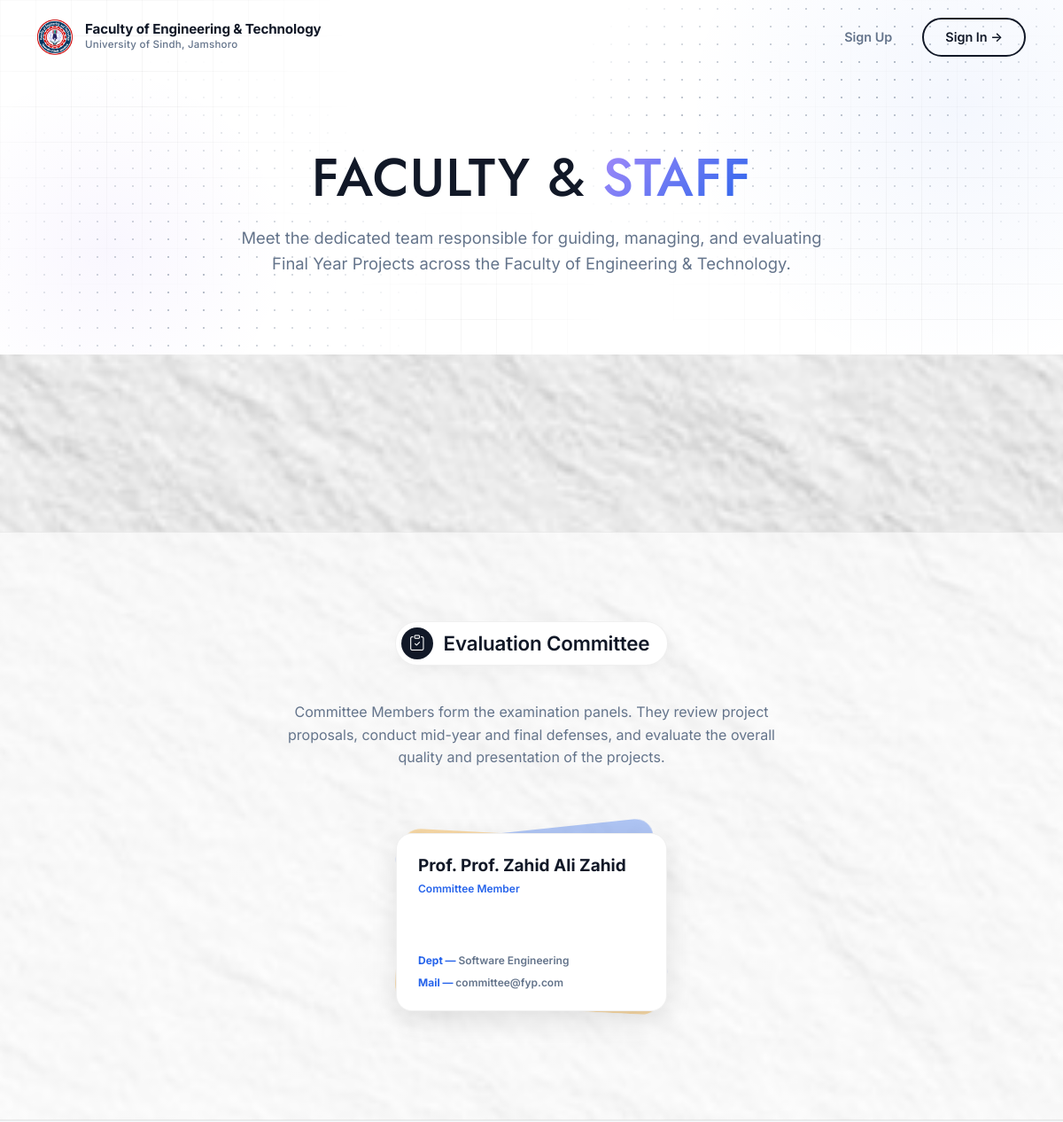
The page /faculty (upper part) on the database as committed earlier.
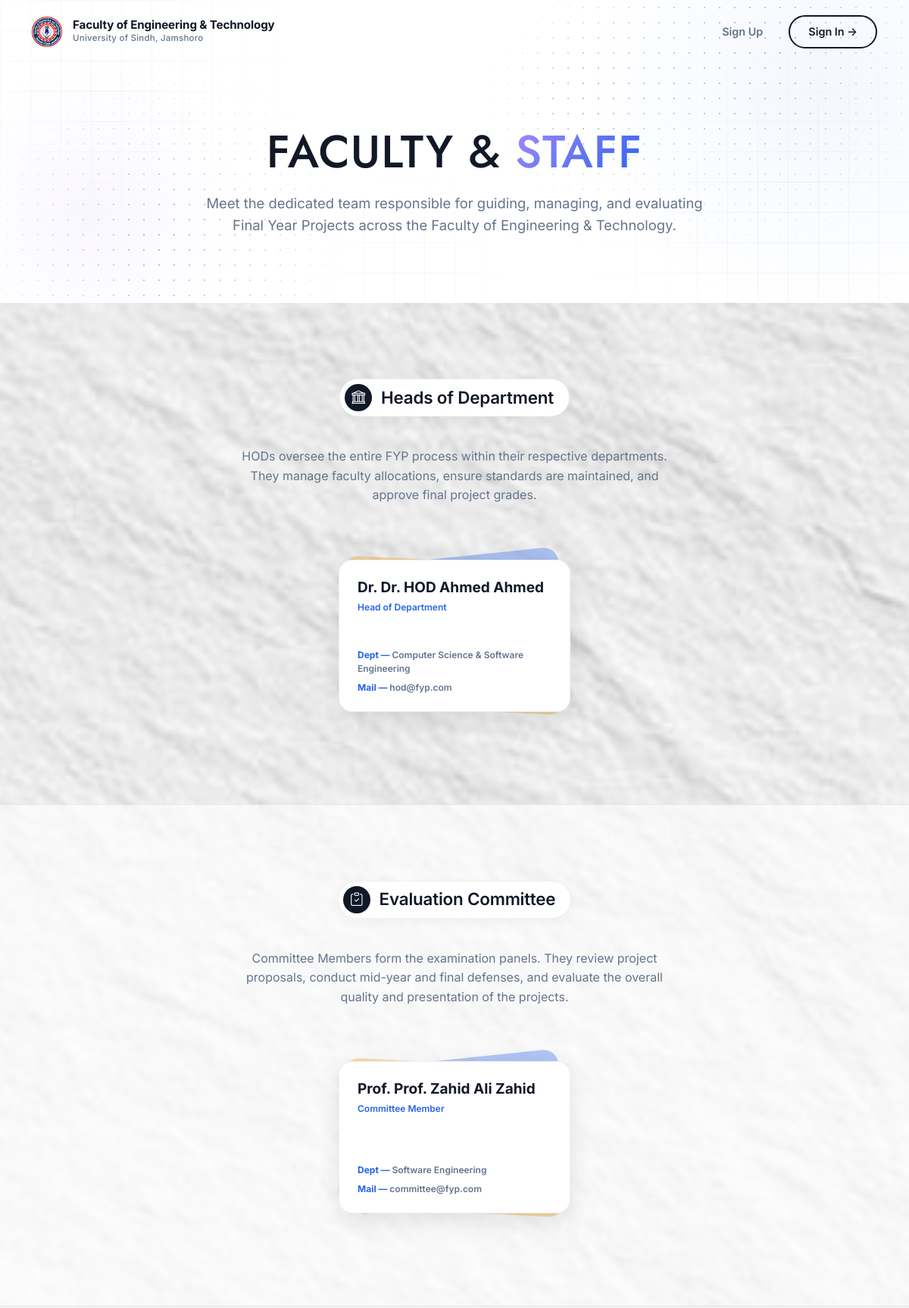
The same page on the database as committed later.
### tables this page shows
CREATE TABLE committees (
    user_id INT PRIMARY KEY,
    name VARCHAR(100) NOT NULL,
    department VARCHAR(100) NOT NULL,
    FOREIGN KEY (user_id) REFERENCES users(id) ON DELETE CASCADE
);

CREATE TABLE profiles (
    user_id INT PRIMARY KEY,
    prefix VARCHAR(10) NOT NULL,
    surname VARCHAR(100) NOT NULL,
    cnic VARCHAR(20) NOT NULL UNIQUE,
    cnic_expiry DATE DEFAULT NULL,
    father_name VARCHAR(100) DEFAULT NULL,
    dob DATE NOT NULL,
    mobile_code VARCHAR(5) NOT NULL,
    mobile_no VARCHAR(15) NOT NULL,
    place_of_birth VARCHAR(100) DEFAULT NULL,
    country VARCHAR(100) DEFAULT NULL,
    province_state VARCHAR(100) DEFAULT NULL,
    district VARCHAR(100) DEFAULT NULL,
    city VARCHAR(100) DEFAULT NULL,
    home_address TEXT NOT NULL,
    permanent_address TEXT DEFAULT NULL,
    zip_code VARCHAR(20) DEFAULT NULL,
    blood_group VARCHAR(5) DEFAULT NULL,
    gender VARCHAR(10) NOT NULL,
    updated_at TIMESTAMP DEFAULT CURRENT_TIMESTAMP ON UPDATE CURRENT_TIMESTAMP,
    FOREIGN KEY (user_id) REFERENCES users(id) ON DELETE CASCADE
);

CREATE TABLE users (
    id INT AUTO_INCREMENT PRIMARY KEY,
    email VARCHAR(255) NOT NULL UNIQUE,
    cnic VARCHAR(50) DEFAULT NULL UNIQUE,
    password VARCHAR(255) NOT NULL,
    role ENUM('admin', 'hod', 'student', 'supervisor', 'committee') NOT NULL,
    status ENUM('pending', 'approved', 'rejected') DEFAULT 'pending',
    reset_token VARCHAR(255) DEFAULT NULL,
    reset_token_expiry DATETIME DEFAULT NULL,
    created_at TIMESTAMP DEFAULT CURRENT_TIMESTAMP
);

CREATE TABLE hods (
    user_id INT PRIMARY KEY,
    name VARCHAR(100) NOT NULL,
    department VARCHAR(100) NOT NULL,
    FOREIGN KEY (user_id) REFERENCES users(id) ON DELETE CASCADE
);

### src/Controller/PublicController.php (called while the page is built, shortened)
<?php
class PublicController extends BaseController {
    public function faculty() {
        try {
            $supervisors = $this->db->query("
                SELECT s.name, s.department, s.designation, u.email, p.prefix, p.surname
                FROM supervisors s
                JOIN users u ON s.user_id = u.id
                LEFT JOIN profiles p ON s.user_id = p.user_id
                WHERE u.status = 'approved'
                ORDER BY FIELD(s.designation, 'Professor', 'Associate Professor', 'Assistant Professor', 'Lecturer', 'Lab Engineer'), s.name ASC
            ")->fetchAll();
            $hods = $this->db->query("
                SELECT h.name, u.email, h.department, p.prefix, p.surname
                FROM hods h
                JOIN users u ON h.user_id = u.id
                LEFT JOIN profiles p ON h.user_id = p.user_id
                WHERE u.status = 'approved'
                ORDER BY h.department ASC
            ")->fetchAll();
            $coordinators = $this->db->query("
                SELECT c.name, u.email, c.department, p.prefix, p.surname
                FROM coordinators c
                JOIN users u ON c.user_id = u.id
                LEFT JOIN profiles p ON c.user_id = p.user_id
                WHERE u.status = 'approved'
                ORDER BY c.department ASC
            ")->fetchAll();
            $committee = $this->db->query("
                SELECT c.name, c.department, u.email, p.prefix, p.surname
                FROM committees c
                JOIN users u ON c.user_id = u.id
                LEFT JOIN profiles p ON c.user_id = p.user_id
                WHERE u.status = 'approved'
                ORDER BY c.department ASC, c.name ASC
            ")->fetchAll();
            $this->render('faculty', [
                'pageTitle' => 'Faculty & Staff - FYP Management Portal',
                'supervisors' => $supervisors,
                'hods' => $hods,
                'coordinators' => $coordinators,
                'committee' => $committee
            ]);
        } catch (\PDOException $e) {
            $this->render('faculty', [
                'pageTitle' => 'Faculty & Staff - FYP Management Portal',
                'supervisors' => [],
                'hods' => [],
                'coordinators' => [],
                'committee' => [],
                'error' => 'Faculty data temporarily unavailable.'
            ]);
        }
    }
}

### config/database.example.php (called while the page is built, shortened)
<?php
class Database {
    private static $instance = null;
    private $conn;
    private function __construct() {
        try {
            $dsn = "mysql:host=" . DB_HOST . ";port=" . DB_PORT . ";dbname=" . DB_NAME . ";charset=utf8mb4";
            $options = [
                PDO::ATTR_ERRMODE => PDO::ERRMODE_EXCEPTION,
                PDO::ATTR_DEFAULT_FETCH_MODE => PDO::FETCH_ASSOC,
                PDO::ATTR_EMULATE_PREPARES => false,
            ];
            $this->conn = new PDO($dsn, DB_USER, DB_PASS, $options);
        } catch (PDOException $e) {
            die("Database Connection Error: " . $e->getMessage());
        }
    }
    public static function getInstance() {
        if (self::$instance === null) {
            self::$instance = new self();
        }
        return self::$instance;
    }
    public function getConnection() {
        return $this->conn;
    }
}

### src/View/faculty.php (the view, shortened to what this page needs)
<!DOCTYPE html>
<html lang="en" data-theme="light">
<head>
    <link href="https://cdn.jsdelivr.net/npm/bootstrap@5.3.0/dist/css/bootstrap.min.css" rel="stylesheet">
    <link href="https://cdn.jsdelivr.net/npm/bootstrap-icons@1.10.5/font/bootstrap-icons.css" rel="stylesheet">
</head>
<body>
<?php include __DIR__ . '/layout/lp_navbar.php'; ?>
<section class="lp-hero">
    <div class="hero-shape"></div>
    <div class="hero-shape-2"></div>
    <div class="container">
        <div class="about-content">
            <h1 class="hero-title heading-main">
                Faculty & <span class="highlight">Staff</span>
            </h1>
            <p class="hero-desc">
                Meet the dedicated team responsible for guiding, managing, and evaluating Final Year Projects across the Faculty of Engineering & Technology.
            </p>
        </div>
    </div>
</section>
<section class="section">
    <div class="container">
        <?php if (!empty($hods)): ?>
        <div class="faculty-group">
        <h2 class="section-title"><i class="bi bi-bank"></i> Heads of Department</h2>
        <div class="role-description">
            HODs oversee the entire FYP process within their respective departments. They manage faculty allocations, ensure standards are maintained, and approve final project grades.
        </div>
        <div class="row justify-content-center g-4">
            <?php foreach ($hods as $hod): ?>
                <div class="col-lg-4 col-md-6 col-12">
                    <div class="stage-paper">
                        <div class="card-paper">
                            <div>
                                <div class="paper-name"><?php echo htmlspecialchars(formatPersonName($hod['prefix'] ?? '', $hod['name'], $hod['surname'] ?? '')); ?></div>
                                <div class="paper-role">Head of Department</div>
                            </div>
                            <div class="paper-list">
                                <div class="paper-item"><span>Dept &mdash; </span><?php echo htmlspecialchars(ucfirst($hod['department']) ?? 'Department'); ?></div>
                                <div class="paper-item"><span>Mail &mdash; </span><a href="mailto:<?php echo htmlspecialchars($hod['email']); ?>"><?php echo htmlspecialchars($hod['email']); ?></a></div>
                            </div>
                        </div>
                    </div>
                </div>
            <?php endforeach; ?>
        </div>
        </div>
        <?php endif; ?>
    </div>
</section>
<?php if (!empty($committee)): ?>
<section class="section section-committee">
    <div class="container">
        <div class="faculty-group" style="margin-bottom: 0;">
        <h2 class="section-title"><i class="bi bi-clipboard-check"></i> Evaluation Committee</h2>
        <div class="role-description">
            Committee Members form the examination panels. They review project proposals, conduct mid-year and final defenses, and evaluate the overall quality and presentation of the projects.
        </div>
        <div class="row justify-content-center g-4">
            <?php foreach ($committee as $member): ?>
                <div class="col-lg-4 col-md-6 col-12">
                    <div class="stage-paper">
                        <div class="card-paper">
                            <div>
                                <div class="paper-name"><?php echo htmlspecialchars(formatPersonName($member['prefix'] ?? '', $member['name'], $member['surname'] ?? '')); ?></div>
                                <div class="paper-role">Committee Member</div>
                            </div>
                            <div class="paper-list">
                                <div class="paper-item"><span>Dept &mdash; </span><?php echo htmlspecialchars(ucfirst($member['department']) ?? 'Department'); ?></div>
                                <div class="paper-item"><span>Mail &mdash; </span><a href="mailto:<?php echo htmlspecialchars($member['email']); ?>"><?php echo htmlspecialchars($member['email']); ?></a></div>
                            </div>
                        </div>
                    </div>
                </div>
            <?php endforeach; ?>
        </div>
        </div>
    </div>
</section>
<?php endif; ?>
<?php include __DIR__ . '/layout/lp_footer.php'; ?>

### public/index.php (shortened to what this page needs)
<?php
spl_autoload_register(function ($class) {
    $classPath = str_replace('\\', DIRECTORY_SEPARATOR, $class);
    $file = __DIR__ . '/../src/' . $classPath . '.php';
    if (file_exists($file)) {
        return;
    }
    $fileConfig = __DIR__ . '/../config/' . $classPath . '.php';
    $fileConfigLower = __DIR__ . '/../config/' . strtolower($classPath) . '.php';
});
if (!function_exists('formatPersonName')) {
    function formatPersonName($prefix, $firstName, $surname) {
        $parts = [];
        $cleanFirst = trim((string)$firstName);
        $cleanSurname = trim((string)$surname);
        $cleanPrefix = trim((string)$prefix);
        if (!empty($cleanPrefix)) $parts[] = $cleanPrefix;
        if (!empty($cleanFirst)) $parts[] = $cleanFirst;
        if (!empty($cleanSurname) && strcasecmp($cleanSurname, $cleanFirst) !== 0) $parts[] = $cleanSurname;
        return implode(' ', $parts);
    }
}
$uri = parse_url($_SERVER['REQUEST_URI'], PHP_URL_PATH);
$uri = '/' . ltrim($uri, '/');
if (array_key_exists($uri, $routes)) {
    list($controllerClass, $method) = $routes[$uri];
    $controller = new $controllerClass();
    $controller->$method();
}

### src/Controller/BaseController.php (shortened to what this page needs)
<?php
class BaseController {
    public function __construct() {
        $this->db = \Database::getInstance()->getConnection();
    }
    protected function render($viewName, $data = []) {
        extract($data);
        $viewFile = __DIR__ . '/../View/' . $viewName . '.php';
        if (file_exists($viewFile)) {
            $noLayoutViews = [
                'auth/login',
                'auth/register',
                'auth/forgot-password',
                'auth/reset-password',
                'coordinator/view_notice',
                'coordinator/assessment_report',
                'coordinator/attendance_sheet_print',
                'coordinator/presentation_sheet_print',
                'coordinator/cumulative_sheet_print',
                'hod/cumulative_sheet_print',
                'committee/print_sheet',
                'admin/attendance_sheet_print',
                'admin/presentation_sheet_print',
                'admin/cumulative_sheet_print',
                'landing',
                'about',
                'contact',
                'faculty',
                'public/notice-board'
            ];
            if (in_array($viewName, $noLayoutViews)) {
                require $viewFile;
            }
        } else {
            error_log("View not found: $viewName at $viewFile");
            http_response_code(500);
            die("An error occurred. Please try again later.");
        }
    }
}

### src/View/layout/lp_navbar.php (shortened to what this page needs)
<?php
$basePath = str_replace('\\', '/', dirname($_SERVER['SCRIPT_NAME']));
if ($basePath === '/') { $basePath = ''; }
$currentUri = $_SERVER['REQUEST_URI'] ?? '';
$isSolidHeader = $isSolidHeader ?? false;
$navbarClass = $isSolidHeader ? 'lp-navbar scrolled' : 'lp-navbar';
$alwaysSolidAttr = $isSolidHeader ? 'data-always-solid="true"' : '';
?>
<nav class="<?php echo htmlspecialchars((string)($navbarClass), ENT_QUOTES, 'UTF-8'); ?>" id="lpNavbar" <?php echo $alwaysSolidAttr; ?>>
    <div class="container">
        <div class="nav-inner">
            <a href="<?php echo $basePath; ?>/" class="brand">
                <img src="<?php echo $basePath; ?>/images/logo.png" alt="Logo">
                <div class="brand-text">
                    <h1>Faculty of Engineering & Technology</h1>
                    <p>University of Sindh, Jamshoro</p>
                </div>
            </a>
            <div class="nav-actions">
                <?php if (strpos($currentUri, 'register') === false): ?>
                    <a href="<?php echo $basePath; ?>/register" class="btn-nav btn-nav-ghost d-none d-sm-inline-flex">Sign Up</a>
                <?php endif; ?>
                <?php if (strpos($currentUri, 'login') === false): ?>
                    <a href="<?php echo $basePath; ?>/login" class="btn-nav btn-nav-primary">
                        Sign In &rarr;
                    </a>
                <?php endif; ?>
            </div>
        </div>
    </div>
</nav>

### src/View/layout/lp_footer.php (shortened to what this page needs)
</body>
</html>

### src/View/layout/lp_navbar.php (style rules this page uses)
:root { --font-heading-main: 'Jost', 'Chuner', 'Bebas Neue', 'Impact', sans-serif; --font-heading-alt: 'Pierknife', 'Oswald', 'Arial Narrow', sans-serif; --font-body: 'Inter', -apple-system, sans-serif; }
:root[data-theme="light"] { --lp-bg: #ffffff; --lp-bg-alt: #f8fafc; --lp-card: #ffffff; --lp-card-hover: #f1f5f9; --lp-border: rgba(0,0,0,0.06); --lp-text: #111827; --lp-text-muted: #64748b; --lp-accent: #2563eb; --lp-nav-bg: rgba(255,255,255,0.9); --lp-violet: #8b5cf6; --lp-rose: #f43f5e; --lp-amber: #f59e0b; --lp-teal: #0284c7; }
html, body { font-family: 'Inter', -apple-system, sans-serif; background-color: var(--lp-bg); color: var(--lp-text); margin: 0; padding: 0; overflow-x: hidden; width: 100%; max-width: 100%; transition: background-color 0.3s, color 0.3s; -webkit-font-smoothing: antialiased; }
.heading-main { font-family: var(--font-heading-main); text-transform: uppercase; letter-spacing: 1px; }
.lp-navbar { position: fixed; top: 0; left: 0; right: 0; z-index: 1000; padding: 20px 0; transition: all 0.3s ease; background: transparent !important; font-family: var(--font-body); }
.lp-navbar .brand-text h1 { font-family: var(--font-body); font-size: 0.95rem; font-weight: 700; margin: 0; color: var(--lp-text) !important; letter-spacing: -0.01em; line-height: 1.1; }
.lp-navbar .brand-text p { font-size: 0.72rem; margin: 0; color: var(--lp-text-muted) !important; font-family: var(--font-body); letter-spacing: 0.02em; font-weight: 500; }
.lp-navbar .brand { text-decoration: none; display: flex; align-items: center; gap: 14px; }
.lp-navbar .brand img { width: 40px; height: 40px; object-fit: contain; }
.lp-navbar .nav-inner { display: flex; align-items: center; justify-content: space-between; }
.lp-navbar .nav-actions { display: flex; align-items: center; gap: 10px; }
.lp-navbar .btn-nav { padding: 9px 24px; border-radius: 50px; font-size: 0.9rem; font-weight: 600; text-decoration: none; transition: all 0.25s ease; border: none; display: inline-flex; align-items: center; gap: 6px; font-family: var(--font-body); white-space: nowrap; }
.lp-navbar .btn-nav-ghost { color: var(--lp-text-muted); background: transparent; }
.lp-navbar .btn-nav-primary { background: transparent; color: var(--lp-text) !important; border: 2px solid var(--lp-text); position: relative; overflow: hidden; z-index: 1; }
.lp-navbar .btn-nav-primary::before { content: ''; position: absolute; top: 0; left: 0; width: 0%; height: 100%; background: var(--lp-text); transition: width 0.3s ease; z-index: -1; }

Rows that differ between the two databases and show on the page:
added hods: name.surname "Dr. Dr. HOD Ahmed Ahmed", department "Computer Science & Software Engineering", user_id.email "hod@fyp.com"
Other text that changed with them:
text now shown: "Heads of Department HODs oversee the entire FYP process within their respective departments. They manage faculty allocations, ensure standards are maintained, and approve final project grades."
